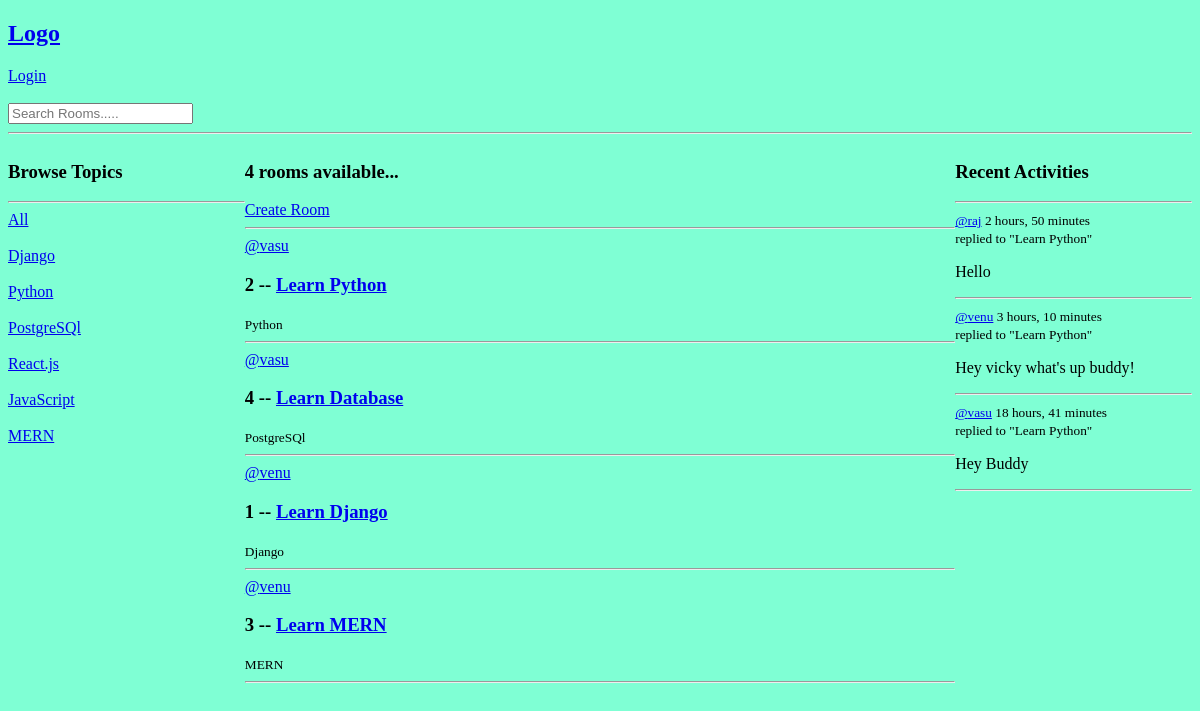
/, run on an earlier commit of the app's database.
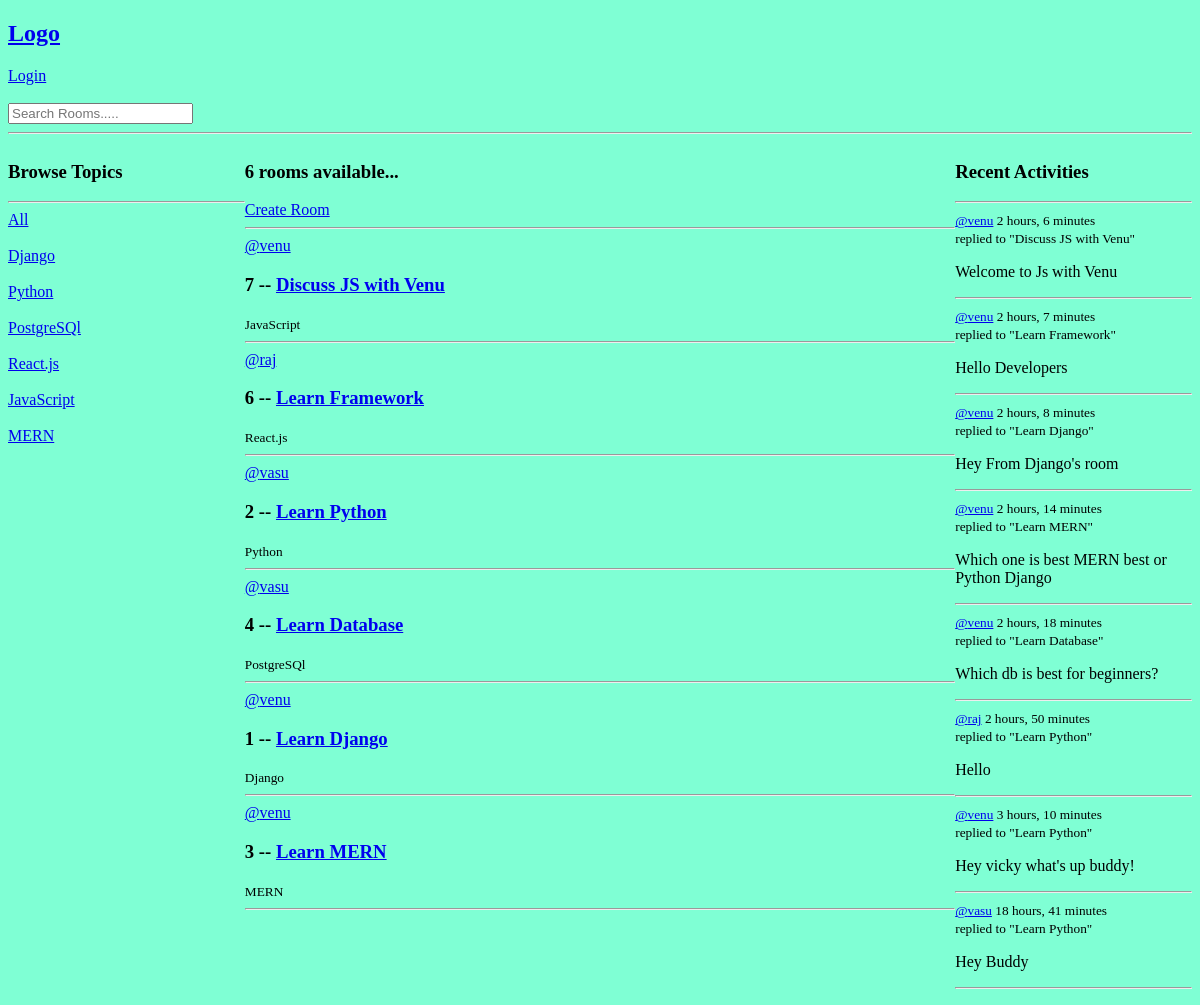
And on a later commit of the database.
### base/models.py (models this page shows, shortened)
class Topic(models.Model):
    name =models.CharField(max_length=200)

class Room(models.Model):
    host = models.ForeignKey(User, on_delete=models.SET_NULL, null=True)
    topic = models.ForeignKey(Topic, on_delete=models.SET_NULL, null=True)
    name = models.CharField(max_length=200)
    description = models.TextField(null=True, blank=True)
    participants = models.ManyToManyField(User, related_name='participants', blank=True)
    updated = models.DateTimeField(auto_now=True)
    created = models.DateTimeField(auto_now_add=True)
    class Meta:
        ordering = ['-updated', '-created']
    def __str__(self):
        return self.name

class Message(models.Model):
    user = models.ForeignKey(User, on_delete=models.CASCADE)
    room = models.ForeignKey(Room, on_delete=models.CASCADE)
    body = models.TextField()
    updated = models.DateTimeField(auto_now=True)
    created = models.DateTimeField(auto_now_add=True)
    class Meta:
        ordering = ['-updated', '-created']
    def __str__(self):
        return self.body[0:50]

### base/views.py (the view)
# urls.py: path('', views.home, name='home'),
def home(request):
    q = request.GET.get('q') if request.GET.get('q') != None else ''
    rooms = Room.objects.filter(
        Q(topic__name__icontains = q) |
        Q(name__icontains=q) |
        Q(description__icontains=q)
        )
    rooms_count = rooms.count()
    topics = Topic.objects.all()
    room_messages = Message.objects.filter(Q(room__topic__name__icontains=q))
    context = {'rooms': rooms, 'topics': topics, 'rooms_count': rooms_count, 'room_messages': room_messages}
    return render(request, 'base/home.html', context)

### base/templates/base/home.html (shortened to what this page needs)
{% extends 'main.html' %}
{% block content %}
<div class="home-container">
    <div>
        {% include 'base/components/topics_component.html' %}
    </div>
    <div>
        <h3>{{rooms_count}} rooms available...</h3>
        <a href="{% url 'create-room' %}">Create Room</a>
        <hr>
        {% include 'base/components/feed_component.html' %}
    </div>
    <div>
        {% include 'base/components/activity_component.html' %}
    </div>
</div>
{% endblock %}

### base/templates/base/components/topics_component.html
<h3>Browse Topics</h3>
<hr>
<div>
    <a href="{% url 'home' %}">All</a>
</div>
<br>
{% for topic in topics %}
<div>
    <a href="{% url 'home' %}?q={{topic.name}}">{{topic.name}}</a>
</div>
<br>
{% endfor %}

### base/templates/base/components/feed_component.html (shortened to what this page needs)
{% if rooms %}
{% for room in rooms %}
<div>
    <a href="{% url 'user-profile' room.host.id %}">@{{room.host.username}}</a>
    <h3>{{room.id}} -- <a href="{% url 'room' room.id %}">{{room.name}}</a></h3>
    <small>{{room.topic.name}}</small>
    <hr>
</div>
{% endfor %}
{% else %}
<h3 style="text-align: center;">No rooms available</h3>
{% endif %}

### base/templates/base/components/activity_component.html (shortened to what this page needs)
<h3>Recent Activities</h3>
<hr>
{% for message in room_messages %}
<div>
    <small><a href="{% url 'user-profile' message.user.id %}">@{{message.user}}</a> {{message.created | timesince}}</small>
    <br>
    <small>replied to "{{message.room}}"</small>
    <p>{{message}}</p>
</div>
<hr>
{% endfor %}

What changed in the data, as far as the page shows it:
added Room: host.username "venu", id "7", name "Discuss JS with Venu", topic.name "JavaScript"
added Room: host.username "raj", id "6", name "Learn Framework", topic.name "React.js"
added Message: user "venu", created "2 hours, 6 minutes", room "Discuss JS with Venu", body "Welcome to Js with Venu"
added Message: user "venu", created "2 hours, 7 minutes", room "Learn Framework", body "Hello Developers"
added Message: user "venu", created "2 hours, 8 minutes", room "Learn Django", body "Hey From Django's room"
added Message: user "venu", created "2 hours, 14 minutes", room "Learn MERN", body "Which one is best MERN best or Python Django"
added Message: user "venu", created "2 hours, 18 minutes", room "Learn Database", body "Which db is best for beginners?"
Also different on the page:
{{ rooms_count }}: "4" → "6"
